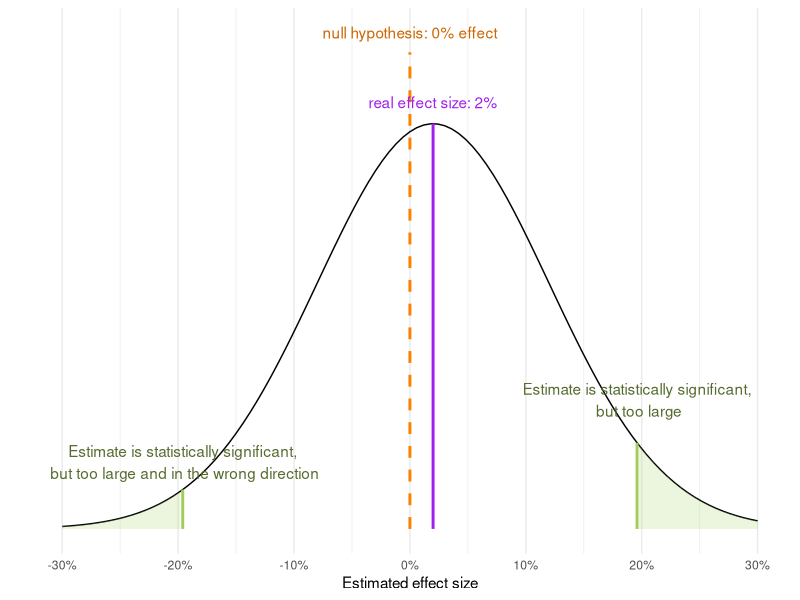

Write the R code that produced this figure.
## ---- chunk 1
knitr::opts_chunk$set(warning = FALSE, message = FALSE) 

# Package imports
library(ggplot2)
## ---- chunk 2
#| label: fig-s-m-errors
#| fig-cap: __When effect size is small compared to the standard error of the measurement, statistical power is low, and the study is underpowered.__ In this figure, the null hypothesis is that there is no effect (orange dashed line). The real effect size of the intervention under study is assumed to be 2% of the size of the control (the purple solid line), and estimates are assumed to have the same standard error as the control experiment. The black curve represents the distribution of possible estimates of effect size as a Normal distribution with $\mu=2\%, \sigma=10\%$. The shape of the curve shows that statistical significance is unlikely to be achieved (we would need a 19% effect size, with this level of variation) but, if it is achieved, it is misleading, as there is a reasonable chance (39%) that the significant result will be in the wrong direction and, in any case, the magnitude of the effect size will be greatly overestimated. (Adapted from Figure 16.1 in Gelman _et al._ "Regression and Other Stories")

mu = 2   # effect
sd = 10  # std dev of null and effect
thresh = 19.6  # t-test critical value for 5% two-tailed
distn = dnorm

distn_left_limit <- function(x, mean=0, sd=1) {
    y <- distn(x, mean, sd)
    y[x > -thresh] <- NA
    return(y)
}

distn_right_limit <- function(x, mean=0, sd=1) {
    y <- distn(x, mean, sd)
    y[x < thresh] <- NA
    return(y)
}


p <- ggplot(data = data.frame(x = c(-30, 30)), aes(x)) +
  stat_function(fun = distn, n = 101, args = list(mean = mu, sd = sd)) +
  xlab("Estimated effect size") +
  ylab("") +
  scale_y_continuous(breaks = NULL) 
p = p + annotate("segment",                                          # show the null hypothesis (no effect)
                 x=0, xend=0, y=0, yend=distn(0, mu, sd) * 1.2,                       # as a dotted line
                 colour="darkorange1", linewidth=1, linetype="dashed")
p = p + annotate("text",                                             
                 x=c(0),
                 y=c(distn(0, mu, sd) * 1.25),
                 colour="darkorange3",
                 label=c("null hypothesis: 0% effect"))
p = p + annotate("segment",                                          # show the effect size
                 x=2, xend=2, y=0, yend=distn(mu, mu, sd),                       # as a solid line
                 colour="purple", linewidth=1, linetype="solid")
p = p + annotate("text",                                             
                 x=2,
                 y=0.042,
                 colour="purple",
                 label="real effect size: 2%")
p = p + stat_function(fun = distn_right_limit, n = 101, args = list(mean = mu, sd = sd),
                      geom = "area", fill = "darkolivegreen3", alpha = 0.2)
p = p + annotate("segment",                                          # show the effect size
                 x=thresh, xend=thresh, y=0, yend=distn(thresh, mu, sd),                       # as a solid line
                 colour="darkolivegreen3", linewidth=1, linetype="solid")
p = p + stat_function(fun = distn_left_limit, n = 101, args = list(mean = mu, sd = sd),
                      geom = "area", fill = "darkolivegreen3", alpha = 0.2)
p = p + annotate("text",                                             
                 x=thresh,
                 y=distn(thresh, mu, sd) * 1.5,
                 colour="darkolivegreen",
                 label="Estimate is statistically significant,\n but too large")
p = p + annotate("segment",                                          # show the effect size
                 x=-thresh, xend=-thresh, y=0, yend=distn(-thresh, mu, sd),                       # as a solid line
                 colour="darkolivegreen3", linewidth=1, linetype="solid")                 
p = p + annotate("text",                                             
                 x=-thresh,
                 y=distn(-thresh, mu, sd) * 1.7,
                 colour="darkolivegreen",
                 label="Estimate is statistically significant,\n but too large and in the wrong direction")
p = p + xlim(-40, 40) 
p = p + scale_x_continuous(breaks = c(-30, -20, -10, 0, 10, 20, 30),
                           labels = c("-30%", "-20%", "-10%", "0%", "10%", "20%", "30%")) 
p = p + theme_minimal()
p
